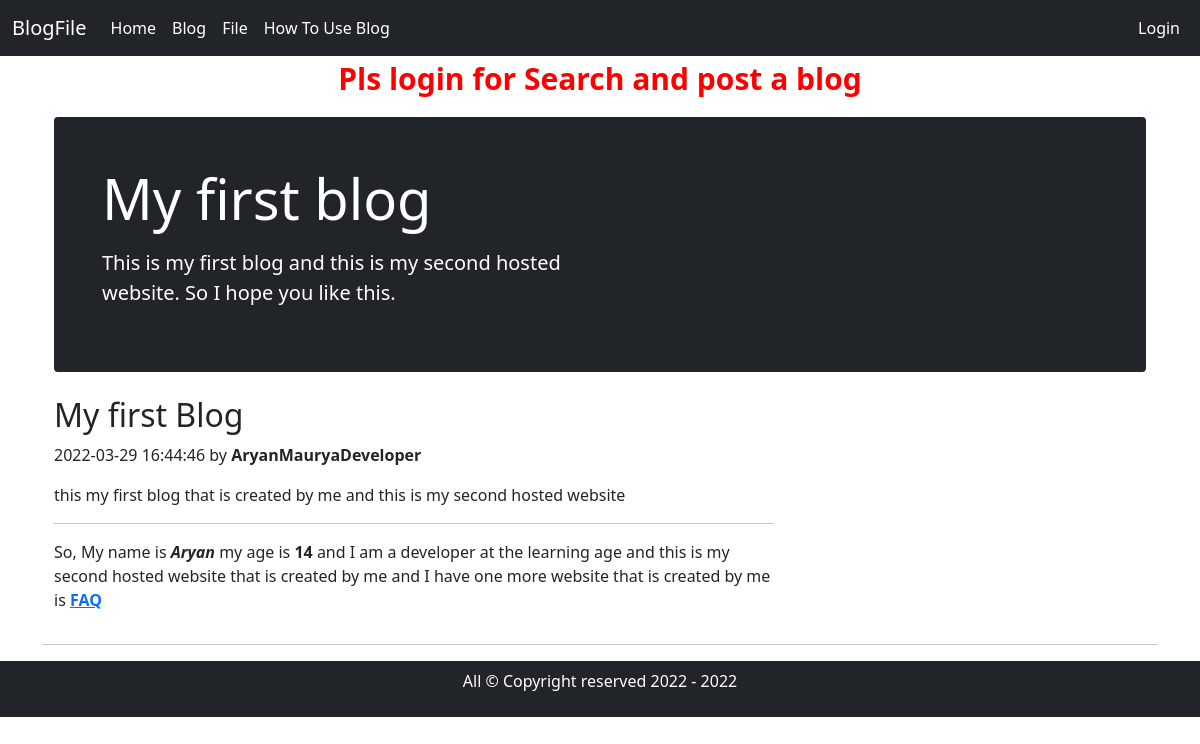
Screenshot of /blog.php with the database file from the repository.
### tables this page shows
CREATE TABLE `blog` (
  `Srno` int(11) NOT NULL,
  `head` varchar(255) NOT NULL,
  `smallDesc` text NOT NULL,
  `mainArticle` text NOT NULL,
  `submitBy` varchar(255) NOT NULL,
  `date` datetime NOT NULL DEFAULT current_timestamp()
);

### blog.php (the view, shortened to what this page needs)
<!DOCTYPE html>
<html lang="en">
    <head>
        <link href="https://cdn.jsdelivr.net/npm/bootstrap@5.1.3/dist/css/bootstrap.min.css" rel="stylesheet">
    </head>
    <body>
        <?php include 'partials/_dbconnect.php'; ?>
        <?php include 'partials/_navbar.php'; ?>
        <?php
            if(!isset($_SESSION['username']) || $_SESSION['username'] != true){
                echo '
                    <p style="color: red; text-align: center; font-weight: bold; font-size: 30px;">Pls login for Search and post a blog</p>
                ';
            }
        ?>
        <div class="container">
            <div class="blog">
                <div class="container">
                    <div class="p-4 p-md-5 mb-4 text-white rounded bg-dark">
                        <div class="col-md-6 px-0">
                            <h1 class="display-4 font-italic">My first blog</h1>
                            <p class="lead my-3">This is my first blog and this is my second hosted website. So I hope you like this.</p>
                        </div>
                    </div>
                </div>
                <?php
                    $sqlFetchBlog = "SELECT * FROM `blog` ORDER BY `Srno` DESC";
                    $resultFetchBlog = mysqli_query($conn, $sqlFetchBlog);
                    while($fetchedBlogs = mysqli_fetch_array($resultFetchBlog)){
                        echo '
                            <main class="container">
                                <div class="row">
                                    <div class="col-md-8">
                                        <div class="blog-post">
                                            <h2 class="blog-post-title">' . $fetchedBlogs['head'] . '</h2>
                                            <p class="blog-post-meta">' . $fetchedBlogs['date'] . ' by <strong>' . $fetchedBlogs['submitBy'] . '</strong></p>
                                            <p>' . $fetchedBlogs['smallDesc'] . '</p>
                                            <hr>
                                            <p>' . $fetchedBlogs['mainArticle'] . '</p>
                                        </div>
                                    </div>
                                </div>
                            </main>
                            <hr>
                        ';
                    }
                ?>
            </div>
        </div>
        <?php include 'partials/_footer.php'; ?>
    </body>
</html>

### partials/_navbar.php (shortened to what this page needs)
<nav class="navbar navbar-expand-lg navbar-dark bg-dark">
  <div class="container-fluid">
    <a class="navbar-brand" href="index.php">BlogFile</a>
    <div class="collapse navbar-collapse" id="navbarSupportedContent">
      <ul class="navbar-nav me-auto mb-2 mb-lg-0">
        <li class="nav-item">
          <a class="nav-link active" aria-current="page" href="index.php">Home</a>
        </li>
        <li class="nav-item">
          <a class="nav-link active" aria-current="page" href="blog.php">Blog</a>
        </li>
        <li class="nav-item">
          <a class="nav-link active" aria-current="page" href="fileUpload.php">File</a>
        </li>
        <li class="nav-item">
          <a href="howBlogWrite.php" class="nav-link active" aria-current="page">How To Use Blog</a>
        </li>
      </ul>
      <?php
        if(!isset($_SESSION['loggedin']) || $_SESSION['loggedin'] != true){
          echo '
            <ul class="navbar-nav mb-2 mb-lg-0">
              <li class="nav-item">
                <a class="nav-link active" aria-current="page" href="login.php">Login</a>
              </li>
            </ul>
          ';
        }
      ?>
    </div>
  </div>
</nav>

### partials/_footer.php
<footer class="navbar navbar-expand-lg navbar-dark bg-dark">
    <div class="container" style="display: block;">
        <p style="color: white;" class="text-center">All &#169; Copyright reserved 2022 - 2022</p>
    </div>
</footer>

### rows the page displays
blog: head "My first Blog", date "2022-03-29 16:44:46", submitBy "AryanMauryaDeveloper", smallDesc "this my first blog that is created by me and this is my second hosted website", mainArticle "So, My name is Aryan my age is 14 and I am a developer at the learning age and this is my second hosted website that is created by me and I have one more website that is created by me is FAQ"
